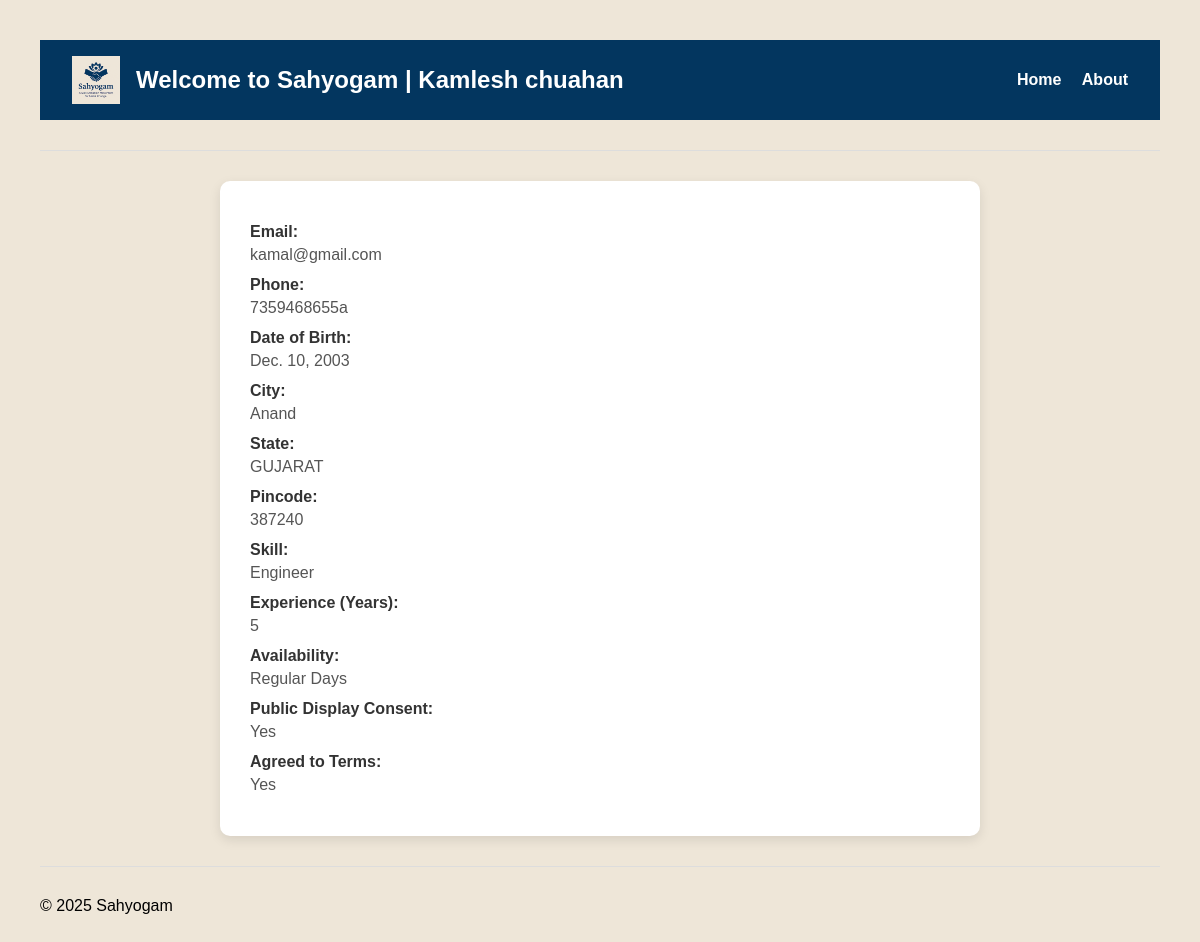
Screenshot of /volunteer/profile/8/ with the database file from the repository.
### Registration/models.py (models this page shows, shortened)
class Volunteer(models.Model):
    volunteer_fname = models.CharField(max_length=100)
    volunteer_email = models.EmailField(unique=True)
    volunteer_phno = models.CharField(max_length=15, unique=True)
    volunteer_dob = models.DateField()
    volunteer_city = models.CharField(max_length=50)
    volunteer_state = models.CharField(max_length=50)
    volunteer_pincode = models.CharField(max_length=10)
    volunteer_skill = models.CharField(max_length=100)  # e.g., Carpenter, Teacher
    volunteer_experience_years = models.PositiveIntegerField()
    volunteer_availability = models.CharField(max_length=100)
    volunteer_consent_public = models.BooleanField(default=True)
    volunteer_agree_to_terms = models.BooleanField(default=False)

### volunteer/views.py (the view)
# urls.py: path("profile/<int:vol_id>/",views.volunteer_profile,name="volunteer_profile"),
def volunteer_profile(request,vol_id):
    volunteer = Volunteer.objects.get(id=vol_id)
    return render(request,"volunteer_profile.html",{"volunteer":volunteer})

### volunteer/templates/volunteer_profile.html (shortened to what this page needs)
{% extends "base.html" %}
     {% block username %}|
        {{ volunteer.volunteer_fname }}
    {% endblock %}
{% block volunteer_profile %}
<!DOCTYPE html>
<html>
<head>
</head>
<body>
<div class="card">
    <div class="row"><label>Email:</label> <span>{{ volunteer.volunteer_email }}</span></div>
    <div class="row"><label>Phone:</label> <span>{{ volunteer.volunteer_phno }}</span></div>
    <div class="row"><label>Date of Birth:</label> <span>{{ volunteer.volunteer_dob }}</span></div>
    <div class="row"><label>City:</label> <span>{{ volunteer.volunteer_city }}</span></div>
    <div class="row"><label>State:</label> <span>{{ volunteer.volunteer_state }}</span></div>
    <div class="row"><label>Pincode:</label> <span>{{ volunteer.volunteer_pincode }}</span></div>
    <div class="row"><label>Skill:</label> <span>{{ volunteer.volunteer_skill }}</span></div>
    <div class="row"><label>Experience (Years):</label> <span>{{ volunteer.volunteer_experience_years }}</span></div>
    <div class="row"><label>Availability:</label> <span>{{ volunteer.volunteer_availability }}</span></div>
    <div class="row"><label>Public Display Consent:</label>
        <span>{{ volunteer.volunteer_consent_public|yesno:"Yes,No" }}</span>
    </div>
    <div class="row"><label>Agreed to Terms:</label>
        <span>{{ volunteer.volunteer_agree_to_terms|yesno:"Yes,No" }}</span>
    </div>
</div>
</body>
</html>
{% endblock %}

### Registration/templates/base.html (style rules this page uses)
body { font-family: 'Segoe UI', Tahoma, Geneva, Verdana, sans-serif; background-color: #eee6d8; padding: 0; margin: 0; }
* { margin :0; padding:0; }
label { display: block; margin: 12px 0 5px; font-weight: 600; color: #34495e; }

### volunteer/templates/volunteer_profile.html (style rules this page uses)
body { font-family: sans-serif; background: #f4f4f4; padding: 40px; }
.card { background: white; max-width: 700px; margin: auto; padding: 30px; border-radius: 10px; box-shadow: 0 4px 12px rgba(0,0,0,0.1); }
.row { margin-bottom: 12px; }
label { font-weight: bold; color: #333; }
span { color: #555; }

### rows the page displays
Volunteer: volunteer_fname "Kamlesh chuahan", volunteer_email "kamal@gmail.com", volunteer_phno "7359468655a", volunteer_dob "Dec. 10, 2003", volunteer_city "Anand", volunteer_state "GUJARAT", volunteer_pincode "387240", volunteer_skill "Engineer", volunteer_experience_years "5", volunteer_availability "Regular Days", volunteer_consent_public "Yes", volunteer_agree_to_terms "Yes"
